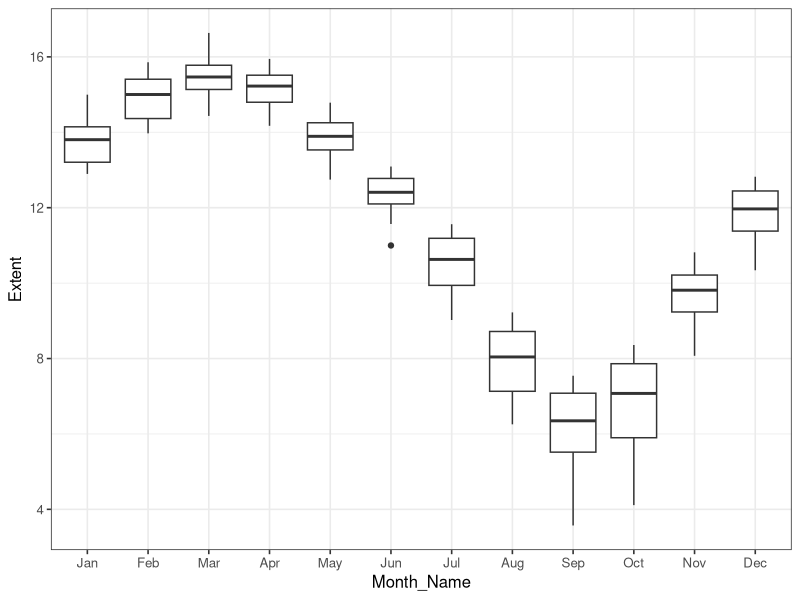
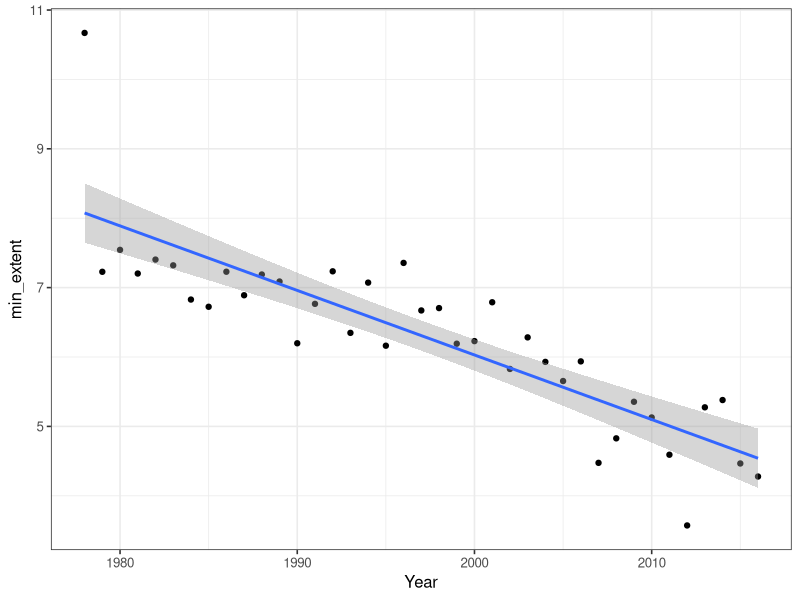
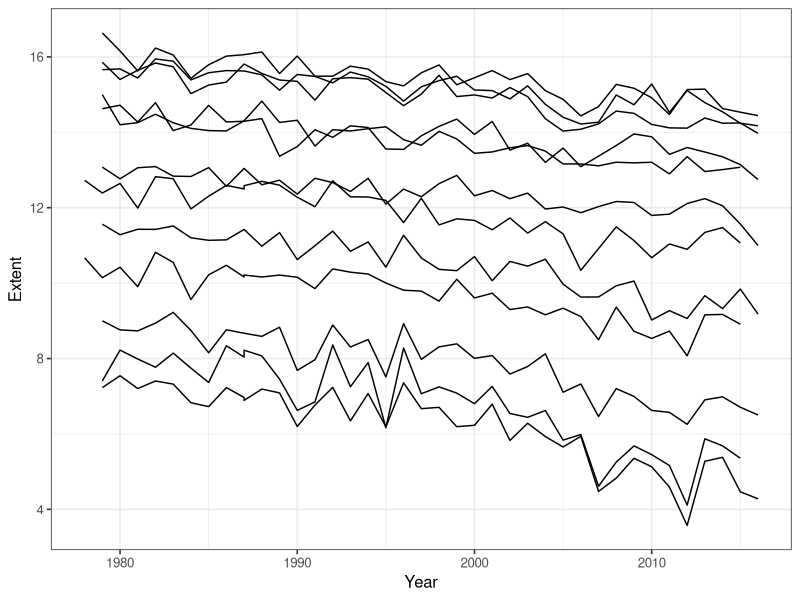
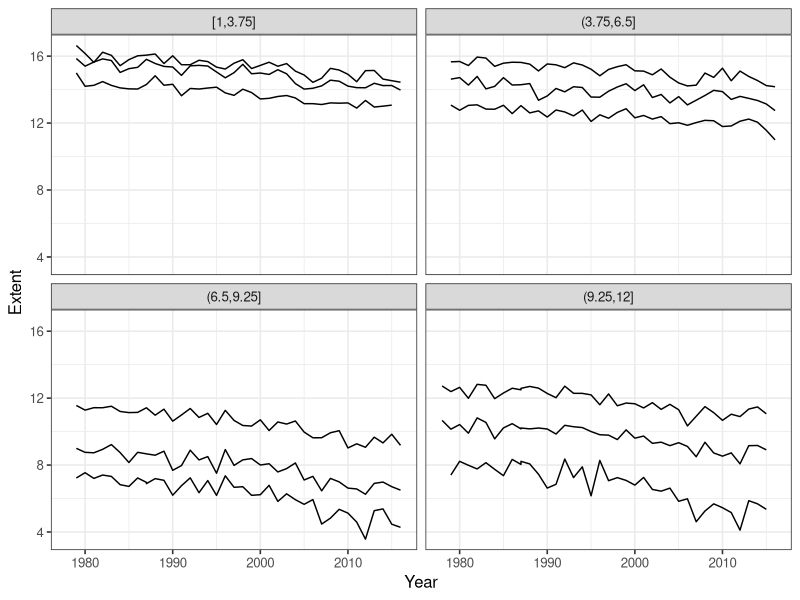
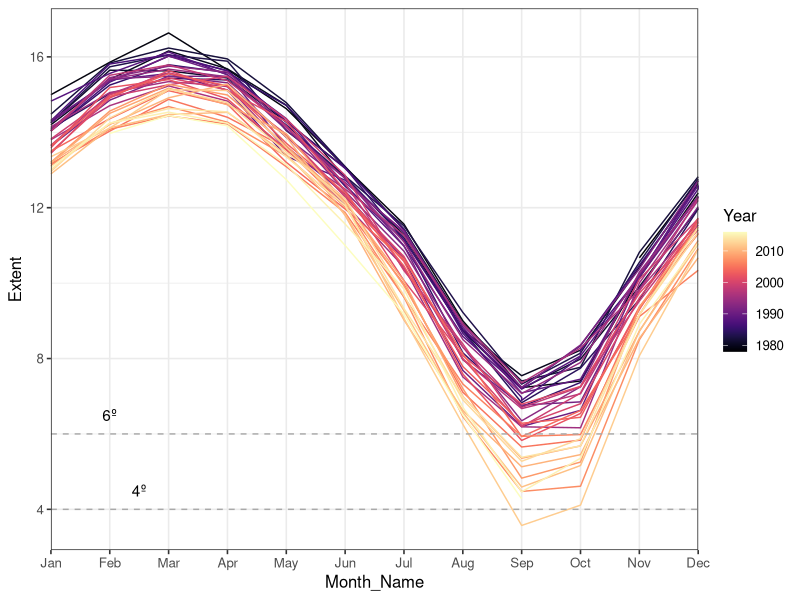

Write the R code that produced these figures, in order. (Note: this script raises an error after producing the figures.)
## ---- chunk 1
knitr::opts_chunk$set(echo = FALSE)
knitr::opts_chunk$set(eval = FALSE)
## ---- chunk 2
#libraries
library(dplyr)
library(readr)
library(ggplot2)
library(forcats)

theme_set(theme_bw(base_size=12))

ice <- read_csv("./data/NH_seaice_extent_monthly_1978_2016.csv") %>%
  mutate(Month_Name = factor(Month_Name)) %>%
  mutate(Month_Name = fct_inorder(Month_Name))
## ---- chunk 3
levels(fct_rev(ice$Month_Name))
levels(fct_relevel(ice$Month_Name, "Dec", "Jan"))
levels(fct_recode(ice$Month_Name, Month = "Jan"))

ice <- ice %>%
  mutate(Month_Name = fct_relevel(Month_Name, 
                                  "Jan", "Feb", "Mar", "Apr", "May", "Jun",
                                  "Jul", "Aug", "Sep", "Oct", "Nov", "Dec"))

levels(ice$Month_Name)

## ---- chunk 4
ice <- ice %>%
  mutate(Season = fct_recode(Month_Name,
                             Winter = "Jan", Winter = "Feb", Spring = "Mar", Spring = "Apr", 
                             Spring = "May", Summer = "Jun",
                                 Summer = "Jul", Summer ="Aug", 
                             Fall = "Sep",Fall =  "Oct", Fall = "Nov", Winter = "Dec"))

levels(ice$Season)

## ---- chunk 5
ggplot(data = ice,
       mapping = aes(x = Month_Name, y = Extent)) +
  geom_boxplot()
## ---- chunk 6
ice_summary <- ice %>%
  group_by(Year) %>%
  summarize(min_extent = min(Extent))

ggplot(ice_summary,
       aes(x = Year, y = min_extent)) +
  geom_point() +
  stat_smooth(method = "lm")
## ---- chunk 7
year_plot <- ggplot(data = ice,
       mapping = aes(x = Year, y = Extent, group = Month)) +
  geom_line()

year_plot

year_plot + facet_wrap(~cut_interval(Month, n = 4))
## ---- chunk 8
library(viridis)

fancy <- ggplot(data = ice,
       mapping = aes(x = Month_Name, y = Extent, color = Year,
                     group = Year)) +
  geom_line() +
  scale_color_viridis(option = "A") +
  geom_hline(yintercept = 4, color = "darkgray", lty = 2) +
  geom_hline(yintercept = 6, color = "darkgray", lty = 2) +
  scale_x_discrete(expand=c(0,0)) +
  annotate("text", x = 2, y = 6.5, label = "6º")+
  annotate("text", x = 2.5, y = 4.5, label = "4º")

fancy

## ---- chunk 9
library(gganimate)

fancy +
  transition_time(Year)

fancy +
   transition_reveal(Year, along = Year) 
  
